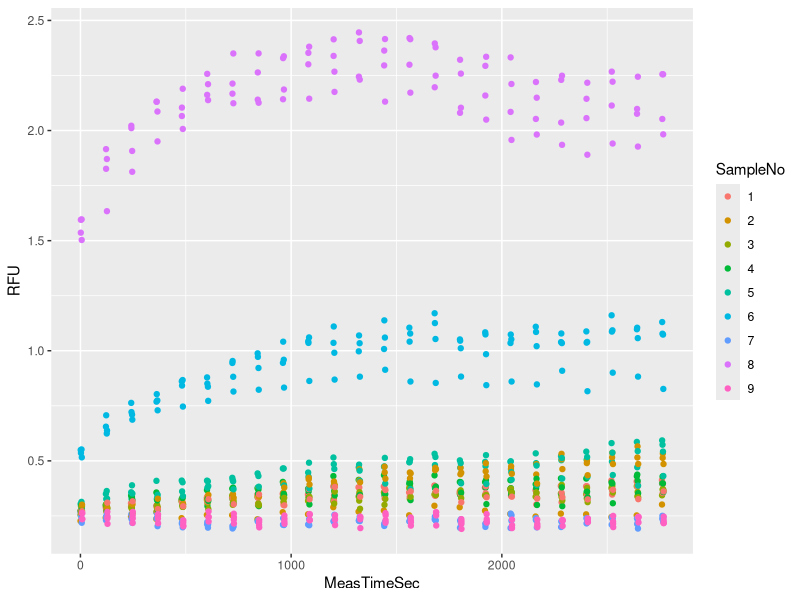
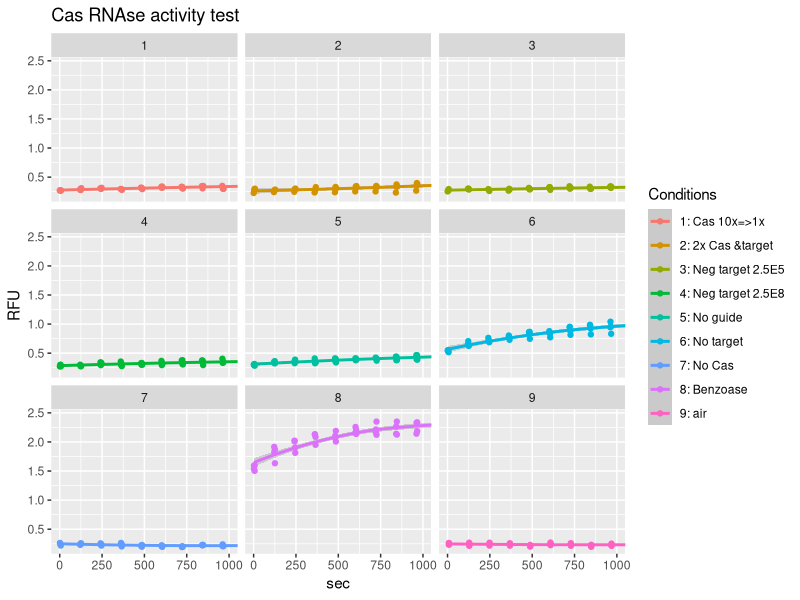
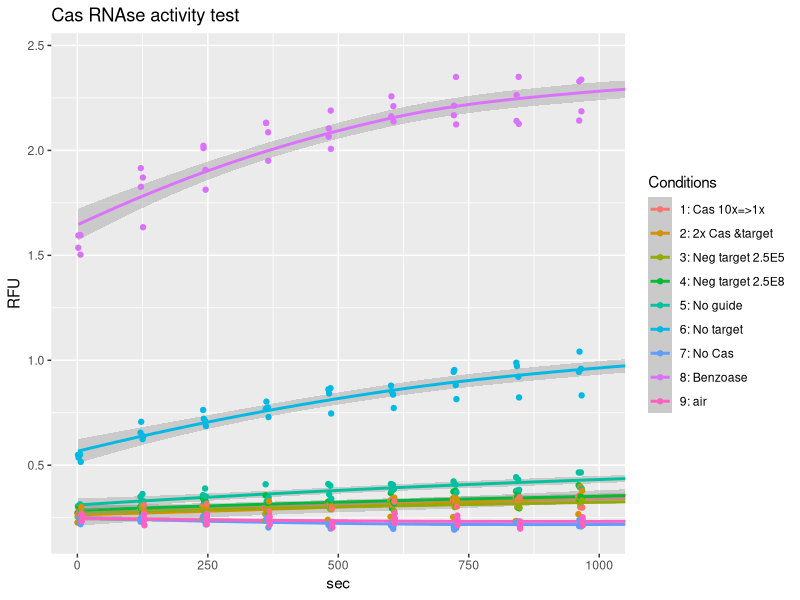
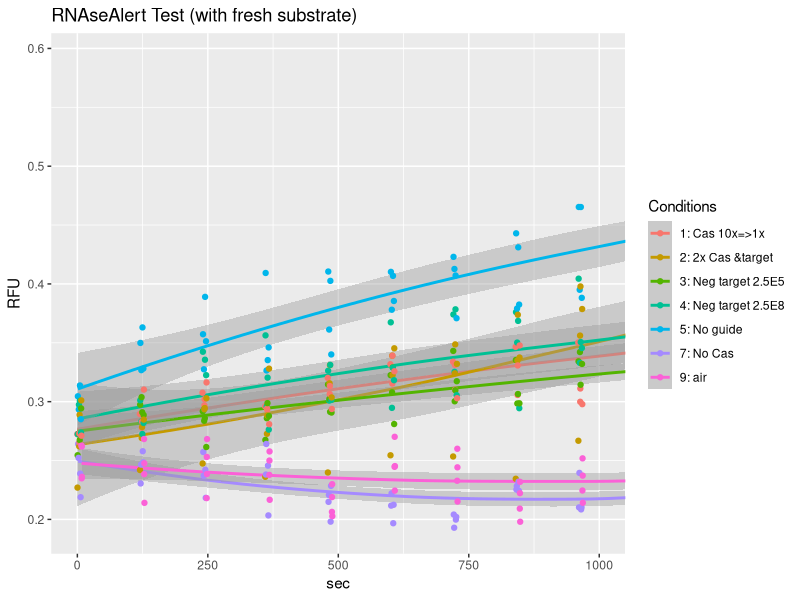

R code for these plots, in order:
## ---- chunk 1
knitr::opts_chunk$set(echo = TRUE)
## ---- chunk 2
#library("plyr")
library("dplyr")
#library("tidyr")
library("ggplot2")
## ---- chunk 3
## read in raw data
raw <- read.delim("data/200409_RNAaseAlert_RNA2020-04-09T154233.txt",stringsAsFactors = FALSE)
colnames(raw)

#' remove column
raw <- raw[,1:10]
#' change names
colnames(raw)[7]
colnames(raw)[7] <- "MeasTimeSec"

#' parse 'Sample' to obtain sample number 'SampleNo'
raw$Sample[1]
#substr(raw$Sample,1,regexpr(' ', raw$Sample)-1) 
raw$SampleNo <- substr(raw$Sample,1,regexpr(' ', raw$Sample)-1)

#' in the same way extract replicate number - 'RepNo'
#substr(raw$Sample,regexpr(' ', raw$Sample)+1, regexpr('/', raw$Sample)-1)
raw$RepNo <- substr(raw$Sample,regexpr(' ', raw$Sample)+1, regexpr('/', raw$Sample)-1)

#' remove white space from 'Well' sting
#substr(raw$Well, 2, regexpr('$', raw$Well))[1:5]
raw$Well<- substr(raw$Well, 2, regexpr('$', raw$Well))
#' View(raw) 
str(raw)
## ---- chunk 4
## ## Condition 1 and 2 are the same thing. Create new SampleComb where 2 is replace with 1

raw$SampleComb <- raw$SampleNo 
raw[raw$SampleComb==2,"SampleComb"] <- 1

unique(raw$SampleNo)
unique(raw$SampleComb)
#' Which means the control with +RNAse has 8 replicates, unlike all the other conditions that has only 4. 
## ---- chunk 5
## Selected (cleaned) data, only columns needed for plotting
#' Well, Sample, SampleNo, RepNo, MeasTimeSec, RFU
colnames(raw)
df <- raw[,c(3,6,7,8,11,12)] 
head(df) 
str(df)
## ---- chunk 6
#' all the data
#plot(x=raw$MeasTimeSec,y=raw$RFU)

#' colour labeled samples
ggplot(data = df) +
  aes(x = MeasTimeSec, y=RFU) +
  geom_point(aes(color=SampleNo))
## ---- chunk 7
# ## some adjustments
# ## Use summary statistics (mean) to find and remove obvious  outlier in  sample 3
# #' means of all replicates of sample 3 
# dfstat <- df %>% filter(Sample,No==1) %>% group_by(SampleNo,RepNo) %>% summarise(mean=mean(RFU))
# dfstat
# #' Data that should be removed
# filter(df,SampleNo == 3 & RepNo == 3)
# #' I could not invert the filter though
# #' But it is the same as leaving out all the measurement from the well E01
# dfs <- filter(df, Well != "E06")
# #' all the measurements
# length(rownames(df))
# #'after 12 datapoints were removed
# length(rownames(dfs))
## ---- chunk 8
## LOESS regression,
p <- ggplot(data = df) + 
  aes(x = MeasTimeSec, y=RFU) +
  geom_smooth(aes(color=SampleNo)) +
  geom_point(aes(colour=SampleNo))

#' Panel of plots
p+facet_wrap(~SampleNo) +
  coord_cartesian(xlim = c(0,1000)) +
  labs(title = "Cas RNAse activity test", x = "sec", y = "RFU") +
  scale_colour_discrete(name="Conditions",
                        breaks=c(1,2,3,4,5,6,7,8,9),
                        labels=c("1: Cas 10x=>1x",
                                 "2: 2x Cas &target",
                                 "3: Neg target 2.5E5",
                                 "4: Neg target 2.5E8",
                                 "5: No guide",
                                 "6: No target",
                                 "7: No Cas",
                                 "8: Benzoase ",
                                 "9: air"))
#' All conditions together
  p + labs(title = "Cas RNAse activity test", x = "sec",   y = "RFU", color = "Legend Title\n") +
  coord_cartesian(xlim = c(0,1000)) +
  scale_colour_discrete(name="Conditions",
                      breaks=c(1,2,3,4,5,6,7,8,9),
                      labels=c("1: Cas 10x=>1x",
                                 "2: 2x Cas &target",
                                 "3: Neg target 2.5E5",
                                 "4: Neg target 2.5E8",
                                 "5: No guide",
                                 "6: No target",
                                 "7: No Cas",
                                 "8: Benzoase ",
                                 "9: air"))


## ---- chunk 9

## positive contorls vs some negative controls
p <- df[raw$SampleNo==1|df$SampleNo==2|df$SampleNo==3|df$SampleNo==4|df$SampleNo==5|df$SampleNo==7|df$SampleNo==9,]
## LOESS regression
p <- ggplot(data = p) +
  aes(x = MeasTimeSec, y=RFU) +
  geom_smooth(aes(color=SampleNo)) +
  geom_point(aes(colour=SampleNo))


p + labs(title = "RNAseAlert Test (with fresh substrate)", x = "sec",   y = "RFU", color = "Legend Title\n") +
  coord_cartesian(xlim = c(0,1000)) +
  scale_colour_discrete(name="Conditions",
                      breaks=c(1,2,3,4,5,7,9),
                      labels=c("1: Cas 10x=>1x",
                                 "2: 2x Cas &target",
                                 "3: Neg target 2.5E5",
                                 "4: Neg target 2.5E8",
                                 "5: No guide",
                                 "7: No Cas",
                                 "9: air"))




  
    
